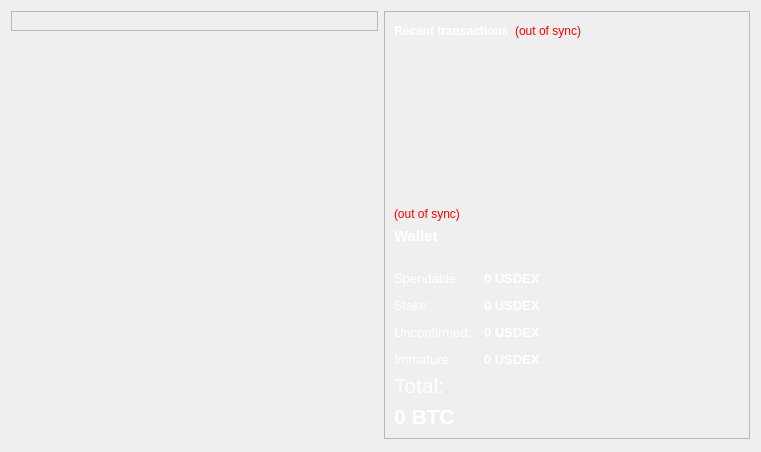
<?xml version="1.0" encoding="UTF-8"?>
<ui version="4.0">
 <class>OverviewPage</class>
 <widget class="QWidget" name="OverviewPage">
  <property name="geometry">
   <rect>
    <x>0</x>
    <y>0</y>
    <width>761</width>
    <height>452</height>
   </rect>
  </property>
  <property name="windowTitle">
   <string>Form</string>
  </property>
  <layout class="QHBoxLayout" name="horizontalLayout" stretch="1,1">
   <item>
    <layout class="QVBoxLayout" name="verticalLayout_2">
     <item>
      <widget class="QFrame" name="frame">
       <property name="palette">
        <palette>
         <active>
          <colorrole role="WindowText">
           <brush brushstyle="SolidPattern">
            <color alpha="255">
             <red>255</red>
             <green>255</green>
             <blue>255</blue>
            </color>
           </brush>
          </colorrole>
          <colorrole role="Text">
           <brush brushstyle="SolidPattern">
            <color alpha="255">
             <red>255</red>
             <green>255</green>
             <blue>255</blue>
            </color>
           </brush>
          </colorrole>
          <colorrole role="ButtonText">
           <brush brushstyle="SolidPattern">
            <color alpha="255">
             <red>255</red>
             <green>255</green>
             <blue>255</blue>
            </color>
           </brush>
          </colorrole>
          <colorrole role="ToolTipText">
           <brush brushstyle="SolidPattern">
            <color alpha="255">
             <red>255</red>
             <green>255</green>
             <blue>255</blue>
            </color>
           </brush>
          </colorrole>
         </active>
         <inactive>
          <colorrole role="WindowText">
           <brush brushstyle="SolidPattern">
            <color alpha="255">
             <red>255</red>
             <green>255</green>
             <blue>255</blue>
            </color>
           </brush>
          </colorrole>
          <colorrole role="Text">
           <brush brushstyle="SolidPattern">
            <color alpha="255">
             <red>255</red>
             <green>255</green>
             <blue>255</blue>
            </color>
           </brush>
          </colorrole>
          <colorrole role="ButtonText">
           <brush brushstyle="SolidPattern">
            <color alpha="255">
             <red>255</red>
             <green>255</green>
             <blue>255</blue>
            </color>
           </brush>
          </colorrole>
          <colorrole role="ToolTipText">
           <brush brushstyle="SolidPattern">
            <color alpha="255">
             <red>255</red>
             <green>255</green>
             <blue>255</blue>
            </color>
           </brush>
          </colorrole>
         </inactive>
         <disabled>
          <colorrole role="WindowText">
           <brush brushstyle="SolidPattern">
            <color alpha="255">
             <red>120</red>
             <green>120</green>
             <blue>120</blue>
            </color>
           </brush>
          </colorrole>
          <colorrole role="Text">
           <brush brushstyle="SolidPattern">
            <color alpha="255">
             <red>120</red>
             <green>120</green>
             <blue>120</blue>
            </color>
           </brush>
          </colorrole>
          <colorrole role="ButtonText">
           <brush brushstyle="SolidPattern">
            <color alpha="255">
             <red>120</red>
             <green>120</green>
             <blue>120</blue>
            </color>
           </brush>
          </colorrole>
          <colorrole role="ToolTipText">
           <brush brushstyle="SolidPattern">
            <color alpha="255">
             <red>255</red>
             <green>255</green>
             <blue>255</blue>
            </color>
           </brush>
          </colorrole>
         </disabled>
        </palette>
       </property>
       <property name="frameShape">
        <enum>QFrame::StyledPanel</enum>
       </property>
       <property name="frameShadow">
        <enum>QFrame::Raised</enum>
       </property>
       <layout class="QVBoxLayout" name="verticalLayout_4">
        <item>
         <layout class="QHBoxLayout" name="horizontalLayout_4"/>
        </item>
       </layout>
      </widget>
     </item>
     <item>
      <spacer name="verticalSpacer">
       <property name="orientation">
        <enum>Qt::Vertical</enum>
       </property>
       <property name="sizeHint" stdset="0">
        <size>
         <width>20</width>
         <height>40</height>
        </size>
       </property>
      </spacer>
     </item>
    </layout>
   </item>
   <item>
    <layout class="QVBoxLayout" name="verticalLayout_3">
     <item>
      <widget class="QFrame" name="frame_2">
       <property name="frameShape">
        <enum>QFrame::StyledPanel</enum>
       </property>
       <property name="frameShadow">
        <enum>QFrame::Raised</enum>
       </property>
       <layout class="QVBoxLayout" name="verticalLayout">
        <item>
         <layout class="QHBoxLayout" name="horizontalLayout_2">
          <item>
           <widget class="QLabel" name="label_4">
            <property name="palette">
             <palette>
              <active>
               <colorrole role="WindowText">
                <brush brushstyle="SolidPattern">
                 <color alpha="255">
                  <red>255</red>
                  <green>255</green>
                  <blue>255</blue>
                 </color>
                </brush>
               </colorrole>
              </active>
              <inactive>
               <colorrole role="WindowText">
                <brush brushstyle="SolidPattern">
                 <color alpha="255">
                  <red>255</red>
                  <green>255</green>
                  <blue>255</blue>
                 </color>
                </brush>
               </colorrole>
              </inactive>
              <disabled>
               <colorrole role="WindowText">
                <brush brushstyle="SolidPattern">
                 <color alpha="255">
                  <red>120</red>
                  <green>120</green>
                  <blue>120</blue>
                 </color>
                </brush>
               </colorrole>
              </disabled>
             </palette>
            </property>
            <property name="text">
             <string>&lt;b&gt;Recent transactions&lt;/b&gt;</string>
            </property>
           </widget>
          </item>
          <item>
           <widget class="QLabel" name="labelTransactionsStatus">
            <property name="toolTip">
             <string>The displayed information may be out of date. Your wallet automatically synchronizes with the USDEX network after a connection is established, but this process has not completed yet.</string>
            </property>
            <property name="styleSheet">
             <string notr="true">QLabel { color: red; }</string>
            </property>
            <property name="text">
             <string notr="true">(out of sync)</string>
            </property>
            <property name="alignment">
             <set>Qt::AlignRight|Qt::AlignTrailing|Qt::AlignVCenter</set>
            </property>
           </widget>
          </item>
          <item>
           <spacer name="horizontalSpacer">
            <property name="orientation">
             <enum>Qt::Horizontal</enum>
            </property>
            <property name="sizeHint" stdset="0">
             <size>
              <width>40</width>
              <height>20</height>
             </size>
            </property>
           </spacer>
          </item>
         </layout>
        </item>
        <item>
         <widget class="QListView" name="listTransactions">
          <property name="palette">
           <palette>
            <active>
             <colorrole role="WindowText">
              <brush brushstyle="SolidPattern">
               <color alpha="255">
                <red>255</red>
                <green>255</green>
                <blue>255</blue>
               </color>
              </brush>
             </colorrole>
             <colorrole role="Button">
              <brush brushstyle="SolidPattern">
               <color alpha="0">
                <red>0</red>
                <green>0</green>
                <blue>0</blue>
               </color>
              </brush>
             </colorrole>
             <colorrole role="Text">
              <brush brushstyle="SolidPattern">
               <color alpha="255">
                <red>255</red>
                <green>255</green>
                <blue>255</blue>
               </color>
              </brush>
             </colorrole>
             <colorrole role="ButtonText">
              <brush brushstyle="SolidPattern">
               <color alpha="255">
                <red>255</red>
                <green>255</green>
                <blue>255</blue>
               </color>
              </brush>
             </colorrole>
             <colorrole role="Base">
              <brush brushstyle="NoBrush">
               <color alpha="255">
                <red>0</red>
                <green>0</green>
                <blue>0</blue>
               </color>
              </brush>
             </colorrole>
             <colorrole role="Window">
              <brush brushstyle="SolidPattern">
               <color alpha="0">
                <red>0</red>
                <green>0</green>
                <blue>0</blue>
               </color>
              </brush>
             </colorrole>
             <colorrole role="ToolTipText">
              <brush brushstyle="SolidPattern">
               <color alpha="255">
                <red>255</red>
                <green>255</green>
                <blue>255</blue>
               </color>
              </brush>
             </colorrole>
            </active>
            <inactive>
             <colorrole role="WindowText">
              <brush brushstyle="SolidPattern">
               <color alpha="255">
                <red>255</red>
                <green>255</green>
                <blue>255</blue>
               </color>
              </brush>
             </colorrole>
             <colorrole role="Button">
              <brush brushstyle="SolidPattern">
               <color alpha="0">
                <red>0</red>
                <green>0</green>
                <blue>0</blue>
               </color>
              </brush>
             </colorrole>
             <colorrole role="Text">
              <brush brushstyle="SolidPattern">
               <color alpha="255">
                <red>255</red>
                <green>255</green>
                <blue>255</blue>
               </color>
              </brush>
             </colorrole>
             <colorrole role="ButtonText">
              <brush brushstyle="SolidPattern">
               <color alpha="255">
                <red>255</red>
                <green>255</green>
                <blue>255</blue>
               </color>
              </brush>
             </colorrole>
             <colorrole role="Base">
              <brush brushstyle="NoBrush">
               <color alpha="255">
                <red>0</red>
                <green>0</green>
                <blue>0</blue>
               </color>
              </brush>
             </colorrole>
             <colorrole role="Window">
              <brush brushstyle="SolidPattern">
               <color alpha="0">
                <red>0</red>
                <green>0</green>
                <blue>0</blue>
               </color>
              </brush>
             </colorrole>
             <colorrole role="ToolTipText">
              <brush brushstyle="SolidPattern">
               <color alpha="255">
                <red>255</red>
                <green>255</green>
                <blue>255</blue>
               </color>
              </brush>
             </colorrole>
            </inactive>
            <disabled>
             <colorrole role="WindowText">
              <brush brushstyle="SolidPattern">
               <color alpha="255">
                <red>120</red>
                <green>120</green>
                <blue>120</blue>
               </color>
              </brush>
             </colorrole>
             <colorrole role="Button">
              <brush brushstyle="SolidPattern">
               <color alpha="0">
                <red>0</red>
                <green>0</green>
                <blue>0</blue>
               </color>
              </brush>
             </colorrole>
             <colorrole role="Text">
              <brush brushstyle="SolidPattern">
               <color alpha="255">
                <red>120</red>
                <green>120</green>
                <blue>120</blue>
               </color>
              </brush>
             </colorrole>
             <colorrole role="ButtonText">
              <brush brushstyle="SolidPattern">
               <color alpha="255">
                <red>120</red>
                <green>120</green>
                <blue>120</blue>
               </color>
              </brush>
             </colorrole>
             <colorrole role="Base">
              <brush brushstyle="NoBrush">
               <color alpha="255">
                <red>0</red>
                <green>0</green>
                <blue>0</blue>
               </color>
              </brush>
             </colorrole>
             <colorrole role="Window">
              <brush brushstyle="SolidPattern">
               <color alpha="0">
                <red>0</red>
                <green>0</green>
                <blue>0</blue>
               </color>
              </brush>
             </colorrole>
             <colorrole role="ToolTipText">
              <brush brushstyle="SolidPattern">
               <color alpha="255">
                <red>255</red>
                <green>255</green>
                <blue>255</blue>
               </color>
              </brush>
             </colorrole>
            </disabled>
           </palette>
          </property>
          <property name="styleSheet">
           <string notr="true">QListView { background: transparent; }</string>
          </property>
          <property name="frameShape">
           <enum>QFrame::NoFrame</enum>
          </property>
          <property name="verticalScrollBarPolicy">
           <enum>Qt::ScrollBarAlwaysOff</enum>
          </property>
          <property name="horizontalScrollBarPolicy">
           <enum>Qt::ScrollBarAlwaysOff</enum>
          </property>
          <property name="selectionMode">
           <enum>QAbstractItemView::NoSelection</enum>
          </property>
         </widget>
        </item>
        <item>
         <widget class="QLabel" name="labelWalletStatus">
          <property name="toolTip">
           <string>The displayed information may be out of date. Your wallet automatically synchronizes with the USDEX network after a connection is established, but this process has not completed yet.</string>
          </property>
          <property name="styleSheet">
           <string notr="true">QLabel { color: red; }</string>
          </property>
          <property name="text">
           <string notr="true">(out of sync)</string>
          </property>
          <property name="alignment">
           <set>Qt::AlignLeading|Qt::AlignLeft|Qt::AlignVCenter</set>
          </property>
         </widget>
        </item>
        <item>
         <widget class="QLabel" name="label_5">
          <property name="palette">
           <palette>
            <active>
             <colorrole role="WindowText">
              <brush brushstyle="SolidPattern">
               <color alpha="255">
                <red>255</red>
                <green>255</green>
                <blue>255</blue>
               </color>
              </brush>
             </colorrole>
            </active>
            <inactive>
             <colorrole role="WindowText">
              <brush brushstyle="SolidPattern">
               <color alpha="255">
                <red>255</red>
                <green>255</green>
                <blue>255</blue>
               </color>
              </brush>
             </colorrole>
            </inactive>
            <disabled>
             <colorrole role="WindowText">
              <brush brushstyle="SolidPattern">
               <color alpha="255">
                <red>120</red>
                <green>120</green>
                <blue>120</blue>
               </color>
              </brush>
             </colorrole>
            </disabled>
           </palette>
          </property>
          <property name="font">
           <font>
            <pointsize>11</pointsize>
            <weight>75</weight>
            <bold>true</bold>
           </font>
          </property>
          <property name="text">
           <string>Wallet</string>
          </property>
         </widget>
        </item>
        <item>
         <spacer name="horizontalSpacer_2">
          <property name="orientation">
           <enum>Qt::Horizontal</enum>
          </property>
          <property name="sizeHint" stdset="0">
           <size>
            <width>40</width>
            <height>20</height>
           </size>
          </property>
         </spacer>
        </item>
        <item>
         <layout class="QFormLayout" name="formLayout_2">
          <property name="fieldGrowthPolicy">
           <enum>QFormLayout::AllNonFixedFieldsGrow</enum>
          </property>
          <property name="horizontalSpacing">
           <number>12</number>
          </property>
          <property name="verticalSpacing">
           <number>12</number>
          </property>
          <item row="0" column="0">
           <widget class="QLabel" name="label">
            <property name="palette">
             <palette>
              <active>
               <colorrole role="WindowText">
                <brush brushstyle="SolidPattern">
                 <color alpha="255">
                  <red>255</red>
                  <green>255</green>
                  <blue>255</blue>
                 </color>
                </brush>
               </colorrole>
              </active>
              <inactive>
               <colorrole role="WindowText">
                <brush brushstyle="SolidPattern">
                 <color alpha="255">
                  <red>255</red>
                  <green>255</green>
                  <blue>255</blue>
                 </color>
                </brush>
               </colorrole>
              </inactive>
              <disabled>
               <colorrole role="WindowText">
                <brush brushstyle="SolidPattern">
                 <color alpha="255">
                  <red>120</red>
                  <green>120</green>
                  <blue>120</blue>
                 </color>
                </brush>
               </colorrole>
              </disabled>
             </palette>
            </property>
            <property name="font">
             <font>
              <pointsize>10</pointsize>
             </font>
            </property>
            <property name="text">
             <string>Spendable:</string>
            </property>
           </widget>
          </item>
          <item row="0" column="1">
           <widget class="QLabel" name="labelBalance">
            <property name="palette">
             <palette>
              <active>
               <colorrole role="WindowText">
                <brush brushstyle="SolidPattern">
                 <color alpha="255">
                  <red>255</red>
                  <green>255</green>
                  <blue>255</blue>
                 </color>
                </brush>
               </colorrole>
              </active>
              <inactive>
               <colorrole role="WindowText">
                <brush brushstyle="SolidPattern">
                 <color alpha="255">
                  <red>255</red>
                  <green>255</green>
                  <blue>255</blue>
                 </color>
                </brush>
               </colorrole>
              </inactive>
              <disabled>
               <colorrole role="WindowText">
                <brush brushstyle="SolidPattern">
                 <color alpha="255">
                  <red>120</red>
                  <green>120</green>
                  <blue>120</blue>
                 </color>
                </brush>
               </colorrole>
              </disabled>
             </palette>
            </property>
            <property name="font">
             <font>
              <pointsize>10</pointsize>
              <weight>75</weight>
              <bold>true</bold>
             </font>
            </property>
            <property name="cursor">
             <cursorShape>IBeamCursor</cursorShape>
            </property>
            <property name="toolTip">
             <string>Your current spendable balance</string>
            </property>
            <property name="text">
             <string notr="true">0 USDEX</string>
            </property>
            <property name="textInteractionFlags">
             <set>Qt::LinksAccessibleByMouse|Qt::TextSelectableByKeyboard|Qt::TextSelectableByMouse</set>
            </property>
           </widget>
          </item>
          <item row="1" column="0">
           <widget class="QLabel" name="label_6">
            <property name="palette">
             <palette>
              <active>
               <colorrole role="WindowText">
                <brush brushstyle="SolidPattern">
                 <color alpha="255">
                  <red>255</red>
                  <green>255</green>
                  <blue>255</blue>
                 </color>
                </brush>
               </colorrole>
              </active>
              <inactive>
               <colorrole role="WindowText">
                <brush brushstyle="SolidPattern">
                 <color alpha="255">
                  <red>255</red>
                  <green>255</green>
                  <blue>255</blue>
                 </color>
                </brush>
               </colorrole>
              </inactive>
              <disabled>
               <colorrole role="WindowText">
                <brush brushstyle="SolidPattern">
                 <color alpha="255">
                  <red>120</red>
                  <green>120</green>
                  <blue>120</blue>
                 </color>
                </brush>
               </colorrole>
              </disabled>
             </palette>
            </property>
            <property name="font">
             <font>
              <pointsize>10</pointsize>
             </font>
            </property>
            <property name="text">
             <string>Stake:</string>
            </property>
           </widget>
          </item>
          <item row="1" column="1">
           <widget class="QLabel" name="labelStake">
            <property name="palette">
             <palette>
              <active>
               <colorrole role="WindowText">
                <brush brushstyle="SolidPattern">
                 <color alpha="255">
                  <red>255</red>
                  <green>255</green>
                  <blue>255</blue>
                 </color>
                </brush>
               </colorrole>
              </active>
              <inactive>
               <colorrole role="WindowText">
                <brush brushstyle="SolidPattern">
                 <color alpha="255">
                  <red>255</red>
                  <green>255</green>
                  <blue>255</blue>
                 </color>
                </brush>
               </colorrole>
              </inactive>
              <disabled>
               <colorrole role="WindowText">
                <brush brushstyle="SolidPattern">
                 <color alpha="255">
                  <red>120</red>
                  <green>120</green>
                  <blue>120</blue>
                 </color>
                </brush>
               </colorrole>
              </disabled>
             </palette>
            </property>
            <property name="font">
             <font>
              <pointsize>10</pointsize>
              <weight>75</weight>
              <bold>true</bold>
             </font>
            </property>
            <property name="cursor">
             <cursorShape>IBeamCursor</cursorShape>
            </property>
            <property name="toolTip">
             <string>Total of coins that was staked, and do not yet count toward the current balance</string>
            </property>
            <property name="text">
             <string notr="true">0 USDEX</string>
            </property>
            <property name="textInteractionFlags">
             <set>Qt::LinksAccessibleByMouse|Qt::TextSelectableByKeyboard|Qt::TextSelectableByMouse</set>
            </property>
           </widget>
          </item>
          <item row="2" column="0">
           <widget class="QLabel" name="label_3">
            <property name="palette">
             <palette>
              <active>
               <colorrole role="WindowText">
                <brush brushstyle="SolidPattern">
                 <color alpha="255">
                  <red>255</red>
                  <green>255</green>
                  <blue>255</blue>
                 </color>
                </brush>
               </colorrole>
              </active>
              <inactive>
               <colorrole role="WindowText">
                <brush brushstyle="SolidPattern">
                 <color alpha="255">
                  <red>255</red>
                  <green>255</green>
                  <blue>255</blue>
                 </color>
                </brush>
               </colorrole>
              </inactive>
              <disabled>
               <colorrole role="WindowText">
                <brush brushstyle="SolidPattern">
                 <color alpha="255">
                  <red>120</red>
                  <green>120</green>
                  <blue>120</blue>
                 </color>
                </brush>
               </colorrole>
              </disabled>
             </palette>
            </property>
            <property name="font">
             <font>
              <pointsize>10</pointsize>
             </font>
            </property>
            <property name="text">
             <string>Unconfirmed:</string>
            </property>
           </widget>
          </item>
          <item row="2" column="1">
           <widget class="QLabel" name="labelUnconfirmed">
            <property name="palette">
             <palette>
              <active>
               <colorrole role="WindowText">
                <brush brushstyle="SolidPattern">
                 <color alpha="255">
                  <red>255</red>
                  <green>255</green>
                  <blue>255</blue>
                 </color>
                </brush>
               </colorrole>
              </active>
              <inactive>
               <colorrole role="WindowText">
                <brush brushstyle="SolidPattern">
                 <color alpha="255">
                  <red>255</red>
                  <green>255</green>
                  <blue>255</blue>
                 </color>
                </brush>
               </colorrole>
              </inactive>
              <disabled>
               <colorrole role="WindowText">
                <brush brushstyle="SolidPattern">
                 <color alpha="255">
                  <red>120</red>
                  <green>120</green>
                  <blue>120</blue>
                 </color>
                </brush>
               </colorrole>
              </disabled>
             </palette>
            </property>
            <property name="font">
             <font>
              <pointsize>10</pointsize>
              <weight>75</weight>
              <bold>true</bold>
             </font>
            </property>
            <property name="cursor">
             <cursorShape>IBeamCursor</cursorShape>
            </property>
            <property name="toolTip">
             <string>Total of transactions that have yet to be confirmed, and do not yet count toward the current balance</string>
            </property>
            <property name="text">
             <string notr="true">0 USDEX</string>
            </property>
            <property name="textInteractionFlags">
             <set>Qt::LinksAccessibleByMouse|Qt::TextSelectableByKeyboard|Qt::TextSelectableByMouse</set>
            </property>
           </widget>
          </item>
          <item row="3" column="0">
           <widget class="QLabel" name="labelImmatureText">
            <property name="palette">
             <palette>
              <active>
               <colorrole role="WindowText">
                <brush brushstyle="SolidPattern">
                 <color alpha="255">
                  <red>255</red>
                  <green>255</green>
                  <blue>255</blue>
                 </color>
                </brush>
               </colorrole>
              </active>
              <inactive>
               <colorrole role="WindowText">
                <brush brushstyle="SolidPattern">
                 <color alpha="255">
                  <red>255</red>
                  <green>255</green>
                  <blue>255</blue>
                 </color>
                </brush>
               </colorrole>
              </inactive>
              <disabled>
               <colorrole role="WindowText">
                <brush brushstyle="SolidPattern">
                 <color alpha="255">
                  <red>120</red>
                  <green>120</green>
                  <blue>120</blue>
                 </color>
                </brush>
               </colorrole>
              </disabled>
             </palette>
            </property>
            <property name="font">
             <font>
              <pointsize>10</pointsize>
             </font>
            </property>
            <property name="text">
             <string>Immature:</string>
            </property>
           </widget>
          </item>
          <item row="3" column="1">
           <widget class="QLabel" name="labelImmature">
            <property name="palette">
             <palette>
              <active>
               <colorrole role="WindowText">
                <brush brushstyle="SolidPattern">
                 <color alpha="255">
                  <red>255</red>
                  <green>255</green>
                  <blue>255</blue>
                 </color>
                </brush>
               </colorrole>
              </active>
              <inactive>
               <colorrole role="WindowText">
                <brush brushstyle="SolidPattern">
                 <color alpha="255">
                  <red>255</red>
                  <green>255</green>
                  <blue>255</blue>
                 </color>
                </brush>
               </colorrole>
              </inactive>
              <disabled>
               <colorrole role="WindowText">
                <brush brushstyle="SolidPattern">
                 <color alpha="255">
                  <red>120</red>
                  <green>120</green>
                  <blue>120</blue>
                 </color>
                </brush>
               </colorrole>
              </disabled>
             </palette>
            </property>
            <property name="font">
             <font>
              <pointsize>10</pointsize>
              <weight>75</weight>
              <bold>true</bold>
             </font>
            </property>
            <property name="toolTip">
             <string>Mined balance that has not yet matured</string>
            </property>
            <property name="text">
             <string notr="true">0 USDEX</string>
            </property>
            <property name="textInteractionFlags">
             <set>Qt::LinksAccessibleByMouse|Qt::TextSelectableByKeyboard|Qt::TextSelectableByMouse</set>
            </property>
           </widget>
          </item>
         </layout>
        </item>
        <item>
         <widget class="QLabel" name="labelTotalText">
          <property name="palette">
           <palette>
            <active>
             <colorrole role="WindowText">
              <brush brushstyle="SolidPattern">
               <color alpha="255">
                <red>255</red>
                <green>255</green>
                <blue>255</blue>
               </color>
              </brush>
             </colorrole>
            </active>
            <inactive>
             <colorrole role="WindowText">
              <brush brushstyle="SolidPattern">
               <color alpha="255">
                <red>255</red>
                <green>255</green>
                <blue>255</blue>
               </color>
              </brush>
             </colorrole>
            </inactive>
            <disabled>
             <colorrole role="WindowText">
              <brush brushstyle="SolidPattern">
               <color alpha="255">
                <red>120</red>
                <green>120</green>
                <blue>120</blue>
               </color>
              </brush>
             </colorrole>
            </disabled>
           </palette>
          </property>
          <property name="font">
           <font>
            <family>Arial</family>
            <pointsize>16</pointsize>
           </font>
          </property>
          <property name="text">
           <string>Total:</string>
          </property>
         </widget>
        </item>
        <item>
         <widget class="QLabel" name="labelTotal">
          <property name="palette">
           <palette>
            <active>
             <colorrole role="WindowText">
              <brush brushstyle="SolidPattern">
               <color alpha="255">
                <red>255</red>
                <green>255</green>
                <blue>255</blue>
               </color>
              </brush>
             </colorrole>
            </active>
            <inactive>
             <colorrole role="WindowText">
              <brush brushstyle="SolidPattern">
               <color alpha="255">
                <red>255</red>
                <green>255</green>
                <blue>255</blue>
               </color>
              </brush>
             </colorrole>
            </inactive>
            <disabled>
             <colorrole role="WindowText">
              <brush brushstyle="SolidPattern">
               <color alpha="255">
                <red>120</red>
                <green>120</green>
                <blue>120</blue>
               </color>
              </brush>
             </colorrole>
            </disabled>
           </palette>
          </property>
          <property name="font">
           <font>
            <family>Arial</family>
            <pointsize>16</pointsize>
            <weight>75</weight>
            <bold>true</bold>
           </font>
          </property>
          <property name="cursor">
           <cursorShape>IBeamCursor</cursorShape>
          </property>
          <property name="toolTip">
           <string>Your current total balance</string>
          </property>
          <property name="text">
           <string notr="true">0 BTC</string>
          </property>
          <property name="textInteractionFlags">
           <set>Qt::LinksAccessibleByMouse|Qt::TextSelectableByKeyboard|Qt::TextSelectableByMouse</set>
          </property>
         </widget>
        </item>
       </layout>
      </widget>
     </item>
     <item>
      <spacer name="verticalSpacer_2">
       <property name="orientation">
        <enum>Qt::Vertical</enum>
       </property>
       <property name="sizeHint" stdset="0">
        <size>
         <width>20</width>
         <height>40</height>
        </size>
       </property>
      </spacer>
     </item>
    </layout>
   </item>
  </layout>
 </widget>
 <resources/>
 <connections/>
</ui>
